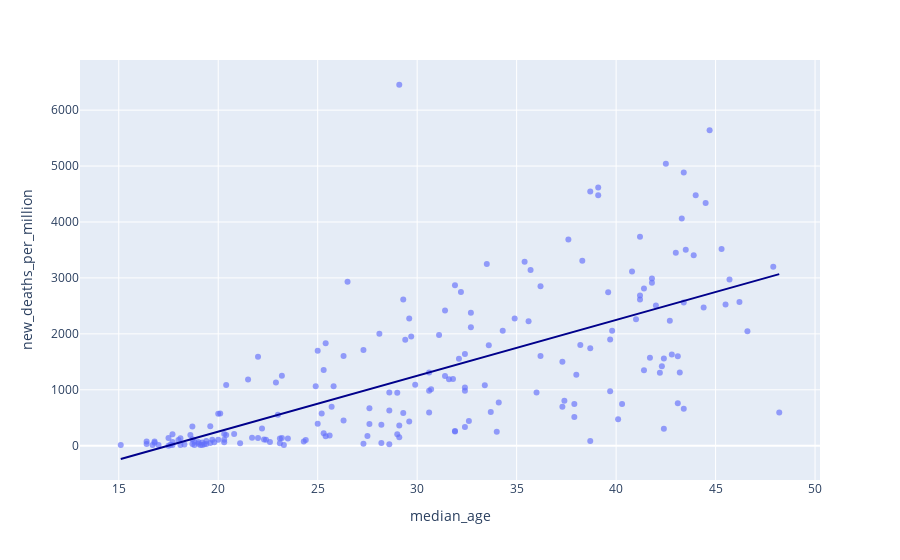

Notebook code cell kept with this figure:
### Markdown cell above
try to make interactive plot using plotly

### Code cell
import plotly.express as px

fig = px.scatter(
    correlation, x = correlation["median_age"], y =  correlation["new_deaths_per_million"], opacity=0.65,
    trendline='ols', trendline_color_override='darkblue'
)
fig.show()

### Figure 1 — Plotly figure (JSON) as saved in the notebook; plotly's stock layout.template omitted (floating-point values rounded to 4 significant figures; data arrays with more than 128 entries replaced by an {"elided": "..."} marker saying what was removed)
{"data": [{"hovertemplate": "median_age=%{x}<br>new_deaths_per_million=%{y}<extra></extra>", "legendgroup": "", "marker": {"color": "#636efa", "opacity": 0.65, "symbol": "circle"}, "mode": "markers", "name": "", "orientation": "v", "showlegend": false, "type": "scatter", "x": {"elided": "194 float values"}, "xaxis": "x", "y": {"elided": "194 int values"}, "yaxis": "y"}, {"hovertemplate": "<b>OLS trendline</b><br>new_deaths_per_million = 99.8608 * median_age + -1745.22<br>R<sup>2</sup>=0.460736<br><br>median_age=%{x}<br>new_deaths_per_million=%{y} <b>(trend)</b><extra></extra>", "legendgroup": "", "line": {"color": "darkblue"}, "marker": {"color": "#636efa", "symbol": "circle"}, "mode": "lines", "name": "", "showlegend": false, "type": "scatter", "x": {"elided": "194 float values"}, "xaxis": "x", "y": {"elided": "194 float values"}, "yaxis": "y"}], "layout": {"legend": {"tracegroupgap": 0}, "margin": {"t": 60}, "xaxis": {"anchor": "y", "domain": [0, 1], "title": {"text": "median_age"}}, "yaxis": {"anchor": "x", "domain": [0, 1], "title": {"text": "new_deaths_per_million"}}}}
